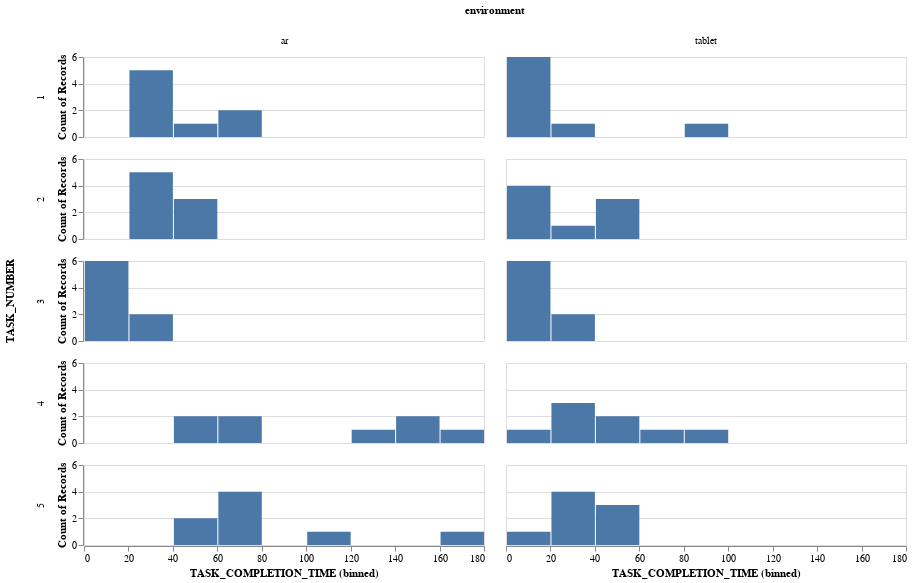

Notebook source saved alongside this figure:
### Code cell
alt.Chart(overview).mark_bar().encode(
    y="count()",
    x=alt.X("TASK_COMPLETION_TIME", bin=alt.BinParams(maxbins=10))
).properties(height=80).facet(
    row="TASK_NUMBER",
    column="environment"
)

### Figure 1 — Vega-Lite specification as saved in the notebook (floating-point values rounded to 4 significant figures)
{"config": {"view": {"continuousWidth": 400, "continuousHeight": 300}}, "data": {"name": "data-ad2aa700a83011250d7f614c73b996bd"}, "facet": {"column": {"field": "environment", "type": "nominal"}, "row": {"field": "TASK_NUMBER", "type": "quantitative"}}, "spec": {"mark": "bar", "encoding": {"x": {"bin": {"maxbins": 10}, "field": "TASK_COMPLETION_TIME", "type": "quantitative"}, "y": {"aggregate": "count", "type": "quantitative"}}, "height": 80}, "$schema": "https://vega.github.io/schema/vega-lite/v4.17.0.json", "datasets": {"data-ad2aa700a83011250d7f614c73b996bd": [{"ID_PARTICIPANTE": 1, "TASK_NUMBER": 1, "TASK_COMPLETION_TIME": 64.43, "NUMBER_OF_CLICKS_TO_TO_COMPLETE_THE_TASK": 2, "environment": "ar"}, {"ID_PARTICIPANTE": 1, "TASK_NUMBER": 2, "TASK_COMPLETION_TIME": 32.29, "NUMBER_OF_CLICKS_TO_TO_COMPLETE_THE_TASK": 3, "environment": "ar"}, {"ID_PARTICIPANTE": 1, "TASK_NUMBER": 3, "TASK_COMPLETION_TIME": 19.74, "NUMBER_OF_CLICKS_TO_TO_COMPLETE_THE_TASK": 2, "environment": "ar"}, {"ID_PARTICIPANTE": 1, "TASK_NUMBER": 4, "TASK_COMPLETION_TIME": 147.6, "NUMBER_OF_CLICKS_TO_TO_COMPLETE_THE_TASK": 10, "environment": "ar"}, {"ID_PARTICIPANTE": 1, "TASK_NUMBER": 5, "TASK_COMPLETION_TIME": 103.7, "NUMBER_OF_CLICKS_TO_TO_COMPLETE_THE_TASK": 11, "environment": "ar"}, {"ID_PARTICIPANTE": 2, "TASK_NUMBER": 1, "TASK_COMPLETION_TIME": 41.52, "NUMBER_OF_CLICKS_TO_TO_COMPLETE_THE_TASK": 2, "environment": "ar"}, {"ID_PARTICIPANTE": 2, "TASK_NUMBER": 2, "TASK_COMPLETION_TIME": 58.81, "NUMBER_OF_CLICKS_TO_TO_COMPLETE_THE_TASK": 5, "environment": "ar"}, {"ID_PARTICIPANTE": 2, "TASK_NUMBER": 3, "TASK_COMPLETION_TIME": 18.62, "NUMBER_OF_CLICKS_TO_TO_COMPLETE_THE_TASK": 1, "environment": "ar"}, {"ID_PARTICIPANTE": 2, "TASK_NUMBER": 4, "TASK_COMPLETION_TIME": 75.74, "NUMBER_OF_CLICKS_TO_TO_COMPLETE_THE_TASK": 10, "environment": "ar"}, {"ID_PARTICIPANTE": 2, "TASK_NUMBER": 5, "TASK_COMPLETION_TIME": 64.13, "NUMBER_OF_CLICKS_TO_TO_COMPLETE_THE_TASK": 7, "environment": "ar"}, {"ID_PARTICIPANTE": 3, "TASK_NUMBER": 1, "TASK_COMPLETION_TIME": 28.53, "NUMBER_OF_CLICKS_TO_TO_COMPLETE_THE_TASK": 0, "environment": "ar"}, {"ID_PARTICIPANTE": 3, "TASK_NUMBER": 2, "TASK_COMPLETION_TIME": 28.18, "NUMBER_OF_CLICKS_TO_TO_COMPLETE_THE_TASK": 3, "environment": "ar"}, {"ID_PARTICIPANTE": 3, "TASK_NUMBER": 3, "TASK_COMPLETION_TIME": 15.92, "NUMBER_OF_CLICKS_TO_TO_COMPLETE_THE_TASK": 1, "environment": "ar"}, {"ID_PARTICIPANTE": 3, "TASK_NUMBER": 4, "TASK_COMPLETION_TIME": 127.8, "NUMBER_OF_CLICKS_TO_TO_COMPLETE_THE_TASK": 17, "environment": "ar"}, {"ID_PARTICIPANTE": 3, "TASK_NUMBER": 5, "TASK_COMPLETION_TIME": 67.6, "NUMBER_OF_CLICKS_TO_TO_COMPLETE_THE_TASK": 7, "environment": "ar"}, {"ID_PARTICIPANTE": 4, "TASK_NUMBER": 1, "TASK_COMPLETION_TIME": 39.14, "NUMBER_OF_CLICKS_TO_TO_COMPLETE_THE_TASK": 7, "environment": "ar"}, {"ID_PARTICIPANTE": 4, "TASK_NUMBER": 2, "TASK_COMPLETION_TIME": 30.57, "NUMBER_OF_CLICKS_TO_TO_COMPLETE_THE_TASK": 4, "environment": "ar"}, {"ID_PARTICIPANTE": 4, "TASK_NUMBER": 3, "TASK_COMPLETION_TIME": 12.32, "NUMBER_OF_CLICKS_TO_TO_COMPLETE_THE_TASK": 1, "environment": "ar"}, {"ID_PARTICIPANTE": 4, "TASK_NUMBER": 4, "TASK_COMPLETION_TIME": 44.54, "NUMBER_OF_CLICKS_TO_TO_COMPLETE_THE_TASK": 6, "environment": "ar"}, {"ID_PARTICIPANTE": 4, "TASK_NUMBER": 5, "TASK_COMPLETION_TIME": 44.49, "NUMBER_OF_CLICKS_TO_TO_COMPLETE_THE_TASK": 7, "environment": "ar"}, {"ID_PARTICIPANTE": 5, "TASK_NUMBER": 1, "TASK_COMPLETION_TIME": 35.95, "NUMBER_OF_CLICKS_TO_TO_COMPLETE_THE_TASK": 0, "environment": "ar"}, {"ID_PARTICIPANTE": 5, "TASK_NUMBER": 2, "TASK_COMPLETION_TIME": 50.48, "NUMBER_OF_CLICKS_TO_TO_COMPLETE_THE_TASK": 3, "environment": "ar"}, {"ID_PARTICIPANTE": 5, "TASK_NUMBER": 3, "TASK_COMPLETION_TIME": 21.92, "NUMBER_OF_CLICKS_TO_TO_COMPLETE_THE_TASK": 3, "environment": "ar"}, {"ID_PARTICIPANTE": 5, "TASK_NUMBER": 4, "TASK_COMPLETION_TIME": 149.5, "NUMBER_OF_CLICKS_TO_TO_COMPLETE_THE_TASK": 12, "environment": "ar"}, {"ID_PARTICIPANTE": 5, "TASK_NUMBER": 5, "TASK_COMPLETION_TIME": 163.7, "NUMBER_OF_CLICKS_TO_TO_COMPLETE_THE_TASK": 12, "environment": "ar"}, {"ID_PARTICIPANTE": 6, "TASK_NUMBER": 1, "TASK_COMPLETION_TIME": 35.42, "NUMBER_OF_CLICKS_TO_TO_COMPLETE_THE_TASK": 0, "environment": "ar"}, {"ID_PARTICIPANTE": 6, "TASK_NUMBER": 2, "TASK_COMPLETION_TIME": 31.65, "NUMBER_OF_CLICKS_TO_TO_COMPLETE_THE_TASK": 4, "environment": "ar"}, {"ID_PARTICIPANTE": 6, "TASK_NUMBER": 3, "TASK_COMPLETION_TIME": 18.37, "NUMBER_OF_CLICKS_TO_TO_COMPLETE_THE_TASK": 1, "environment": "ar"}, {"ID_PARTICIPANTE": 6, "TASK_NUMBER": 4, "TASK_COMPLETION_TIME": 59.99, "NUMBER_OF_CLICKS_TO_TO_COMPLETE_THE_TASK": 8, "environment": "ar"}, {"ID_PARTICIPANTE": 6, "TASK_NUMBER": 5, "TASK_COMPLETION_TIME": 61.98, "NUMBER_OF_CLICKS_TO_TO_COMPLETE_THE_TASK": 11, "environment": "ar"}, {"ID_PARTICIPANTE": 7, "TASK_NUMBER": 1, "TASK_COMPLETION_TIME": 76.6, "NUMBER_OF_CLICKS_TO_TO_COMPLETE_THE_TASK": 15, "environment": "ar"}, {"ID_PARTICIPANTE": 7, "TASK_NUMBER": 2, "TASK_COMPLETION_TIME": 37.38, "NUMBER_OF_CLICKS_TO_TO_COMPLETE_THE_TASK": 4, "environment": "ar"}, {"ID_PARTICIPANTE": 7, "TASK_NUMBER": 3, "TASK_COMPLETION_TIME": 23.54, "NUMBER_OF_CLICKS_TO_TO_COMPLETE_THE_TASK": 2, "environment": "ar"}, {"ID_PARTICIPANTE": 7, "TASK_NUMBER": 4, "TASK_COMPLETION_TIME": 167.1, "NUMBER_OF_CLICKS_TO_TO_COMPLETE_THE_TASK": 9, "environment": "ar"}, {"ID_PARTICIPANTE": 7, "TASK_NUMBER": 5, "TASK_COMPLETION_TIME": 74.64, "NUMBER_OF_CLICKS_TO_TO_COMPLETE_THE_TASK": 6, "environment": "ar"}, {"ID_PARTICIPANTE": 8, "TASK_NUMBER": 1, "TASK_COMPLETION_TIME": 37.17, "NUMBER_OF_CLICKS_TO_TO_COMPLETE_THE_TASK": 0, "environment": "ar"}, {"ID_PARTICIPANTE": 8, "TASK_NUMBER": 2, "TASK_COMPLETION_TIME": 49.25, "NUMBER_OF_CLICKS_TO_TO_COMPLETE_THE_TASK": 4, "environment": "ar"}, {"ID_PARTICIPANTE": 8, "TASK_NUMBER": 3, "TASK_COMPLETION_TIME": 13.68, "NUMBER_OF_CLICKS_TO_TO_COMPLETE_THE_TASK": 1, "environment": "ar"}, {"ID_PARTICIPANTE": 8, "TASK_NUMBER": 4, "TASK_COMPLETION_TIME": 71.27, "NUMBER_OF_CLICKS_TO_TO_COMPLETE_THE_TASK": 6, "environment": "ar"}, {"ID_PARTICIPANTE": 8, "TASK_NUMBER": 5, "TASK_COMPLETION_TIME": 58.5, "NUMBER_OF_CLICKS_TO_TO_COMPLETE_THE_TASK": 7, "environment": "ar"}, {"ID_PARTICIPANTE": 1, "TASK_NUMBER": 2, "TASK_COMPLETION_TIME": 7.943, "NUMBER_OF_CLICKS_TO_TO_COMPLETE_THE_TASK": 4, "environment": "tablet"}, {"ID_PARTICIPANTE": 2, "TASK_NUMBER": 2, "TASK_COMPLETION_TIME": 42.89, "NUMBER_OF_CLICKS_TO_TO_COMPLETE_THE_TASK": 15, "environment": "tablet"}, {"ID_PARTICIPANTE": 3, "TASK_NUMBER": 2, "TASK_COMPLETION_TIME": 18.88, "NUMBER_OF_CLICKS_TO_TO_COMPLETE_THE_TASK": 4, "environment": "tablet"}, {"ID_PARTICIPANTE": 4, "TASK_NUMBER": 2, "TASK_COMPLETION_TIME": 55.88, "NUMBER_OF_CLICKS_TO_TO_COMPLETE_THE_TASK": 4, "environment": "tablet"}, {"ID_PARTICIPANTE": 5, "TASK_NUMBER": 2, "TASK_COMPLETION_TIME": 30.06, "NUMBER_OF_CLICKS_TO_TO_COMPLETE_THE_TASK": 3, "environment": "tablet"}, {"ID_PARTICIPANTE": 6, "TASK_NUMBER": 2, "TASK_COMPLETION_TIME": 55.08, "NUMBER_OF_CLICKS_TO_TO_COMPLETE_THE_TASK": 4, "environment": "tablet"}, {"ID_PARTICIPANTE": 7, "TASK_NUMBER": 2, "TASK_COMPLETION_TIME": 18.54, "NUMBER_OF_CLICKS_TO_TO_COMPLETE_THE_TASK": 3, "environment": "tablet"}, {"ID_PARTICIPANTE": 8, "TASK_NUMBER": 2, "TASK_COMPLETION_TIME": 14.37, "NUMBER_OF_CLICKS_TO_TO_COMPLETE_THE_TASK": 5, "environment": "tablet"}, {"ID_PARTICIPANTE": 1, "TASK_NUMBER": 3, "TASK_COMPLETION_TIME": 9.44, "NUMBER_OF_CLICKS_TO_TO_COMPLETE_THE_TASK": 2, "environment": "tablet"}, {"ID_PARTICIPANTE": 2, "TASK_NUMBER": 3, "TASK_COMPLETION_TIME": 9.335, "NUMBER_OF_CLICKS_TO_TO_COMPLETE_THE_TASK": 2, "environment": "tablet"}, {"ID_PARTICIPANTE": 3, "TASK_NUMBER": 3, "TASK_COMPLETION_TIME": 35.02, "NUMBER_OF_CLICKS_TO_TO_COMPLETE_THE_TASK": 1, "environment": "tablet"}, {"ID_PARTICIPANTE": 4, "TASK_NUMBER": 3, "TASK_COMPLETION_TIME": 12.06, "NUMBER_OF_CLICKS_TO_TO_COMPLETE_THE_TASK": 1, "environment": "tablet"}, {"ID_PARTICIPANTE": 5, "TASK_NUMBER": 3, "TASK_COMPLETION_TIME": 36.48, "NUMBER_OF_CLICKS_TO_TO_COMPLETE_THE_TASK": 7, "environment": "tablet"}, {"ID_PARTICIPANTE": 6, "TASK_NUMBER": 3, "TASK_COMPLETION_TIME": 14.37, "NUMBER_OF_CLICKS_TO_TO_COMPLETE_THE_TASK": 2, "environment": "tablet"}, {"ID_PARTICIPANTE": 7, "TASK_NUMBER": 3, "TASK_COMPLETION_TIME": 11.54, "NUMBER_OF_CLICKS_TO_TO_COMPLETE_THE_TASK": 1, "environment": "tablet"}, {"ID_PARTICIPANTE": 8, "TASK_NUMBER": 3, "TASK_COMPLETION_TIME": 13.89, "NUMBER_OF_CLICKS_TO_TO_COMPLETE_THE_TASK": 1, "environment": "tablet"}, {"ID_PARTICIPANTE": 1, "TASK_NUMBER": 4, "TASK_COMPLETION_TIME": 16.51, "NUMBER_OF_CLICKS_TO_TO_COMPLETE_THE_TASK": 5, "environment": "tablet"}, {"ID_PARTICIPANTE": 2, "TASK_NUMBER": 4, "TASK_COMPLETION_TIME": 35.37, "NUMBER_OF_CLICKS_TO_TO_COMPLETE_THE_TASK": 7, "environment": "tablet"}, {"ID_PARTICIPANTE": 3, "TASK_NUMBER": 4, "TASK_COMPLETION_TIME": 23.89, "NUMBER_OF_CLICKS_TO_TO_COMPLETE_THE_TASK": 5, "environment": "tablet"}, {"ID_PARTICIPANTE": 4, "TASK_NUMBER": 4, "TASK_COMPLETION_TIME": 73.97, "NUMBER_OF_CLICKS_TO_TO_COMPLETE_THE_TASK": 7, "environment": "tablet"}, {"ID_PARTICIPANTE": 5, "TASK_NUMBER": 4, "TASK_COMPLETION_TIME": 43.14, "NUMBER_OF_CLICKS_TO_TO_COMPLETE_THE_TASK": 8, "environment": "tablet"}, {"ID_PARTICIPANTE": 6, "TASK_NUMBER": 4, "TASK_COMPLETION_TIME": 84.72, "NUMBER_OF_CLICKS_TO_TO_COMPLETE_THE_TASK": 11, "environment": "tablet"}, {"ID_PARTICIPANTE": 7, "TASK_NUMBER": 4, "TASK_COMPLETION_TIME": 46.68, "NUMBER_OF_CLICKS_TO_TO_COMPLETE_THE_TASK": 10, "environment": "tablet"}, {"ID_PARTICIPANTE": 8, "TASK_NUMBER": 4, "TASK_COMPLETION_TIME": 28.3, "NUMBER_OF_CLICKS_TO_TO_COMPLETE_THE_TASK": 6, "environment": "tablet"}, {"ID_PARTICIPANTE": 1, "TASK_NUMBER": 5, "TASK_COMPLETION_TIME": 15.08, "NUMBER_OF_CLICKS_TO_TO_COMPLETE_THE_TASK": 5, "environment": "tablet"}, {"ID_PARTICIPANTE": 2, "TASK_NUMBER": 5, "TASK_COMPLETION_TIME": 47.0, "NUMBER_OF_CLICKS_TO_TO_COMPLETE_THE_TASK": 5, "environment": "tablet"}, {"ID_PARTICIPANTE": 3, "TASK_NUMBER": 5, "TASK_COMPLETION_TIME": 20.09, "NUMBER_OF_CLICKS_TO_TO_COMPLETE_THE_TASK": 5, "environment": "tablet"}, {"ID_PARTICIPANTE": 4, "TASK_NUMBER": 5, "TASK_COMPLETION_TIME": 43.88, "NUMBER_OF_CLICKS_TO_TO_COMPLETE_THE_TASK": 6, "environment": "tablet"}, {"ID_PARTICIPANTE": 5, "TASK_NUMBER": 5, "TASK_COMPLETION_TIME": 48.37, "NUMBER_OF_CLICKS_TO_TO_COMPLETE_THE_TASK": 12, "environment": "tablet"}, {"ID_PARTICIPANTE": 6, "TASK_NUMBER": 5, "TASK_COMPLETION_TIME": 24.11, "NUMBER_OF_CLICKS_TO_TO_COMPLETE_THE_TASK": 5, "environment": "tablet"}, {"ID_PARTICIPANTE": 7, "TASK_NUMBER": 5, "TASK_COMPLETION_TIME": 37.1, "NUMBER_OF_CLICKS_TO_TO_COMPLETE_THE_TASK": 5, "environment": "tablet"}, {"ID_PARTICIPANTE": 8, "TASK_NUMBER": 5, "TASK_COMPLETION_TIME": 32.32, "NUMBER_OF_CLICKS_TO_TO_COMPLETE_THE_TASK": 6, "environment": "tablet"}, {"ID_PARTICIPANTE": 1, "TASK_NUMBER": 1, "TASK_COMPLETION_TIME": 3.599, "NUMBER_OF_CLICKS_TO_TO_COMPLETE_THE_TASK": 2, "environment": "tablet"}, {"ID_PARTICIPANTE": 2, "TASK_NUMBER": 1, "TASK_COMPLETION_TIME": 0.0, "NUMBER_OF_CLICKS_TO_TO_COMPLETE_THE_TASK": 1, "environment": "tablet"}, {"ID_PARTICIPANTE": 3, "TASK_NUMBER": 1, "TASK_COMPLETION_TIME": 0.0, "NUMBER_OF_CLICKS_TO_TO_COMPLETE_THE_TASK": 1, "environment": "tablet"}, {"ID_PARTICIPANTE": 4, "TASK_NUMBER": 1, "TASK_COMPLETION_TIME": 31.5, "NUMBER_OF_CLICKS_TO_TO_COMPLETE_THE_TASK": 3, "environment": "tablet"}, {"ID_PARTICIPANTE": 5, "TASK_NUMBER": 1, "TASK_COMPLETION_TIME": 81.1, "NUMBER_OF_CLICKS_TO_TO_COMPLETE_THE_TASK": 29, "environment": "tablet"}, {"ID_PARTICIPANTE": 6, "TASK_NUMBER": 1, "TASK_COMPLETION_TIME": 17.35, "NUMBER_OF_CLICKS_TO_TO_COMPLETE_THE_TASK": 2, "environment": "tablet"}, {"ID_PARTICIPANTE": 7, "TASK_NUMBER": 1, "TASK_COMPLETION_TIME": 17.55, "NUMBER_OF_CLICKS_TO_TO_COMPLETE_THE_TASK": 9, "environment": "tablet"}, {"ID_PARTICIPANTE": 8, "TASK_NUMBER": 1, "TASK_COMPLETION_TIME": 4.101, "NUMBER_OF_CLICKS_TO_TO_COMPLETE_THE_TASK": 2, "environment": "tablet"}]}}
